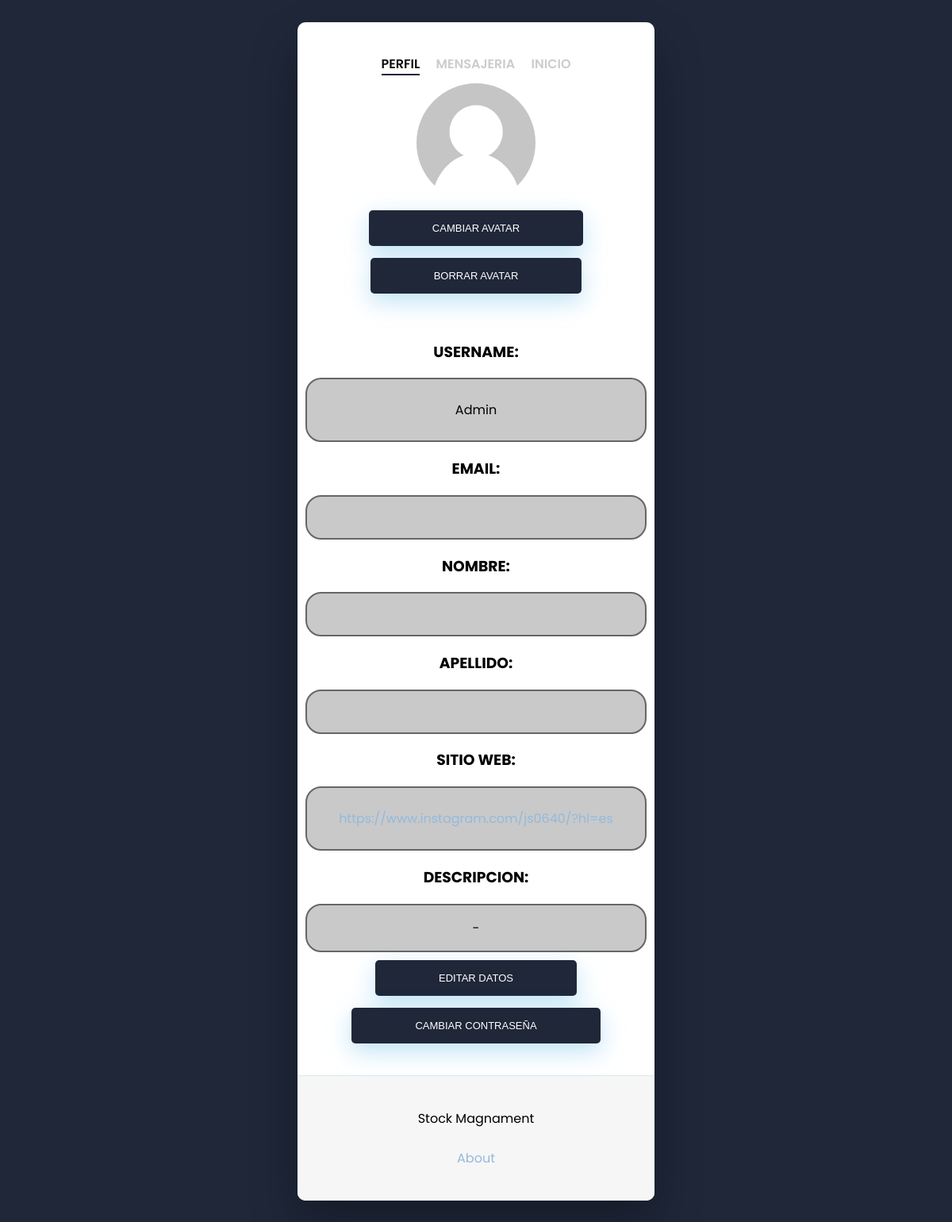
/authentication/profile/ (signed in), run on the app's committed database.
### authentication/models.py (models this page shows)
class User(AbstractUser):
    sitio_link = models.URLField(max_length=155, blank=True)
    descripcion = RichTextField(default="-")

### authentication/views.py (the view)
# urls.py: path('profile/', perfil, name='profile'),
@login_required
def perfil(request):
    try:
        avatar = Avatar.objects.filter(usuario= request.user.id).last()
        return render(request, 'authentication/profile.html', {'avatar':avatar.imagen.url,'flag':True})
    except:
        return render(request, 'authentication/profile.html')

### authentication/templates/authentication/profile.html (shortened to what this page needs)
<!DOCTYPE html>
<html lang="en">
<head>
    {% load static %}
    <link href="{% static 'authentication/css/authenticationn.css' %}" rel="stylesheet">
</head>
<body>
    <div class="wrapper fadeInDown">
        <div id="formContent">
            <a href="{% url 'profile' %}">
                <h2 class="active"> Perfil </h2>
            </a>
            <a href="{% url 'messages' %}">
                <h2 class="inactive underlineHover"> Mensajeria </h2>
            </a>
            <a href="{% url 'home' %}">
                <h2 class="inactive underlineHover"> Inicio </h2>
            </a>
            {% block editar_data %}
                <div>
                    {% if flag %}
                        <img class="avatar" src="{{avatar}}">
                    {% else %}
                        <img class="avatar" src="{% static 'application/no-avatar/default-user-image.png' %}">
                    {% endif %}
                    <a href="{% url 'change_avatar' %}" class="boton-perfil"><input type="submit" class="fadeIn fourth input-profile" value="Cambiar avatar" ></a>
                    <a href="{% url 'delete_avatar' %}" class="boton-perfil"><input type="submit" class="fadeIn fourth" value="borrar avatar"></a>
                </div>
                    <h3>USERNAME:</h3>
                    <div class="div-p-data-profile">
                        <p class="p-data-profile">{{request.user.username.capitalize}}</p>
                    </div>
                    <h3>EMAIL:</h3>
                    <div class="div-p-data-profile">
                        <p class="p-data-profile">{{request.user.email}}</p>
                    </div>
                    <h3>NOMBRE:</h3>
                    <div class="div-p-data-profile">
                        <p class="p-data-profile">{{request.user.first_name.title}}</p>
                    </div>
                    <h3>APELLIDO:</h3>
                    <div class="div-p-data-profile">
                        <p class="p-data-profile">{{request.user.last_name.title}}</p>
                    </div>
                    <h3>SITIO WEB: </h3>
                    <div class="div-p-data-profile">
                        <p class="p-data-profile"><a href="{{request.user.sitio_link}}">{{request.user.sitio_link}}</a></p>
                    </div>
                    <h3>DESCRIPCION:</h3>
                    <div class="div-p-data-profile">
                        {{request.user.descripcion | safe}}
                    </div>
                    <a href="{% url 'edit_profile'  %}" class="boton-perfil"><input type="submit" class="fadeIn fourth input-profile" value="Editar datos" ></a>
                    <a href="{% url 'change_password' %}" class="boton-perfil"><input type="submit" class="fadeIn fourth" value="Cambiar contraseña"></a>
            {% endblock editar_data %}
            <div id="formFooter">
                <p>Stock Magnament<br><br> <a href="{% url 'about' %}" >About</a></p>
            </div>
        </div>
    </div>
</body>
</html>

### authentication/static/authentication/css/authenticationn.css (style rules this page uses)
body { font-family: "Poppins", sans-serif; }
a { color: #92badd; display:inline-block; text-decoration: none; font-weight: 400; }
h2 { text-align: center; font-size: 16px; font-weight: 600; text-transform: uppercase; display:inline-block; margin: 40px 8px 10px 8px; color: #cccccc; }
.wrapper { display: flex; align-items: center; flex-direction: column; justify-content: center; width: 100%; min-height: 100%; padding: 20px; }
#formContent { -webkit-border-radius: 10px 10px 10px 10px; border-radius: 10px 10px 10px 10px; background: #fff; padding: 30px; width: 90%; max-width: 450px; position: relative; padding: 0px; -webkit-box-shadow: 0 30px 60px 0 rgba(0,0,0,0.3); box-shadow: 0 30px 60px 0 rgba(0,0,0,0.3); text-align: center; word-wrap: break-word }
#formFooter { background-color: #f6f6f6; border-top: 1px solid #dce8f1; padding: 25px; text-align: center; -webkit-border-radius: 0 0 10px 10px; border-radius: 0 0 10px 10px; }
h2.inactive { color: #cccccc; }
h2.active { color: #0d0d0d; border-bottom: 2px solid #1F2739; }
#boton-imagen,button,input[type=button], input[type=submit], input[type=reset] { background-color: #1F2739; border: none; color: white; cursor: pointer; padding: 15px 80px; text-align: center; text-decoration: none; display: inline-block; text-transform: uppercase; font-size: 13px; -webkit-box-shadow: 0 10px 30px 0 rgba(95,186,233,0.4); box-shadow: 0 10px 30px 0 rgba(95,186,233,0.4); -webkit-border-radius: 5px 5px 5px 5px; border-radius: 5px 5px 5px 5px; margin: 5px 20px 40px 20px; -webkit-transition: all 0.3s ease-in-out; -moz-transition: all 0.3s ease-in-out; -ms-transition: all 0.3s ease-in-out; -o-transition: all 0.3s ease-in-out; transition: all 0.3s ease-in-out; }
.fadeInDown { -webkit-animation-name: fadeInDown; animation-name: fadeInDown; -webkit-animation-duration: 1s; animation-duration: 1s; -webkit-animation-fill-mode: both; animation-fill-mode: both; }
.fadeIn { opacity:0; -webkit-animation:fadeIn ease-in 1; -moz-animation:fadeIn ease-in 1; animation:fadeIn ease-in 1; -webkit-animation-fill-mode:forwards; -moz-animation-fill-mode:forwards; animation-fill-mode:forwards; -webkit-animation-duration:1s; -moz-animation-duration:1s; animation-duration:1s; }
.fadeIn.fourth { -webkit-animation-delay: 1s; -moz-animation-delay: 1s; animation-delay: 1s; }
.underlineHover:after { display: block; left: 0; bottom: -10px; width: 0; height: 2px; background-color: #1F2739; content: ""; transition: width 0.2s; }
* { box-sizing: border-box; }
html { background-color: #1F2739; }
.avatar { height: 150px; background-repeat: no-repeat; background-position: 50%; border-radius: 50%; background-size: 100% auto; width: 150px; display: block; margin: auto; }
.input-profile { margin: 10px !important; }
.p-data-profile { padding: 10px; }
.div-p-data-profile { border: 2px solid #666; background: #c9c9c9; border-radius: 20px; margin-inline: 10px; padding-inline: 10px; }

### data on the page
User: user.username "Admin", user.sitio_link "https://www.instagram.com/js0640/?hl=es", user.descripcion "-"
